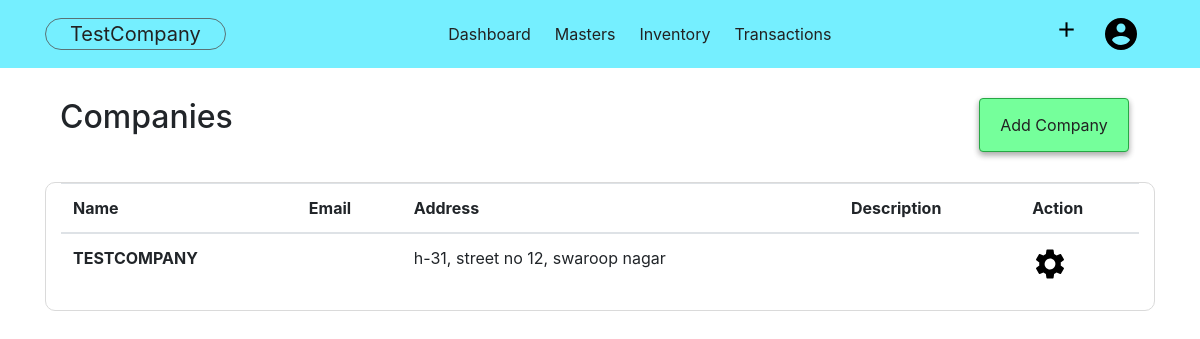
Page /company (signed in) on the earlier database version.
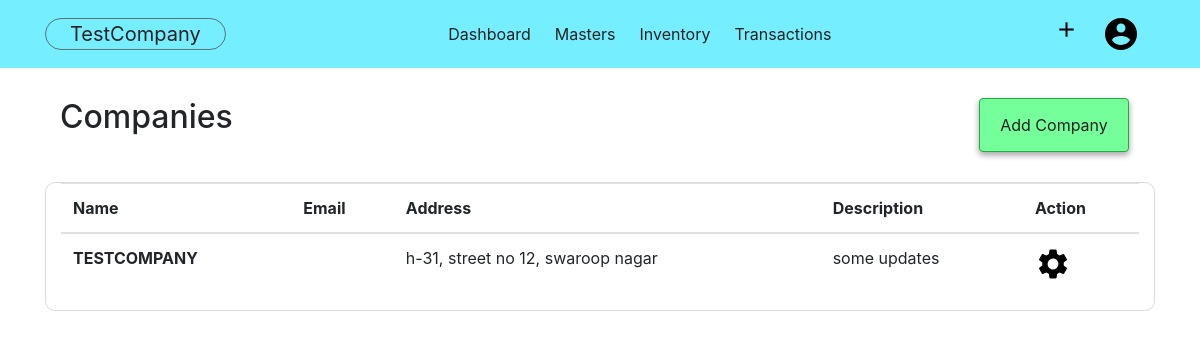
Same page on the later database version.
### acsystem/models.py (models this page shows)
class Company(db.Model):
    id = db.Column(db.Integer, primary_key=True)
    companyname = db.Column(db.String(80), unique=True, nullable=False)
    mailingname = db.Column(db.String(80), nullable = False)
    address = db.Column(db.String(100), nullable=False)
    country = db.Column(db.String(40), nullable=False)
    state = db.Column(db.String(40), nullable=False)
    pin = db.Column(db.Integer)
    email = db.Column(db.String(60))
    phoneno = db.Column(db.Integer)
    website = db.Column(db.String(60))
    datecreated = db.Column(db.DateTime, default = datetime.utcnow, nullable=False)
    financialyear = db.Column(db.DateTime, nullable=False)
    booksbegin = db.Column(db.DateTime, nullable=False)
    invoiceno = db.Column(db.Integer, default=0)
    gstno = db.Column(db.Integer)
    description = db.Column(db.Text)
    customers = db.relationship('Customer', backref='undercompany', lazy=True, cascade="all, delete-orphan")
    suppliers = db.relationship('Supplier', backref='undercompany', lazy=True, cascade="all, delete-orphan")
    groups = db.relationship('Group', backref='undercompany', lazy=True, cascade="all, delete-orphan")
    ledgers = db.relationship('Ledger', backref='undercompany', lazy=True, cascade="all, delete-orphan")
    productcategories = db.relationship('Productcategory', backref='undercompany', lazy=True, cascade="all, delete-orphan")
    products = db.relationship('Product', backref='undercompany', lazy=True, cascade="all, delete-orphan")
    units = db.relationship('Unit', backref='undercompany', lazy=True, cascade="all, delete-orphan")
    sale = db.relationship('Sales', backref='undercompany', lazy=True, cascade="all, delete-orphan")
    user_id = db.Column(db.Integer, db.ForeignKey('user.id', ondelete="CASCADE"), nullable=False)
    def __repr__(self):
        return f"Company('{self.companyname}', '{self.owner.first}')"

### acsystem/company/routes.py (the view)
@company.route("/company")
@login_required
def companies():
    companies = Company.query.filter_by(owner = current_user).order_by(Company.datecreated.desc())
    activecomp = Company.query.get(current_user.activecompany)
    return render_template("companytemplate/companies.html", title="Company", companies = companies, activecomp = activecomp)

### acsystem/models.py (called while the page is built)
@login_manager.user_loader
def load_user(user_id):
    return User.query.get(int(user_id))

### acsystem/templates/companytemplate/companies.html
{% extends "layout.html"%}
{% block content %}
<div class="container">
    <div class="container-fluid">
        <h2 class="float-left">Companies</h2>
        <ul class="nav justify-content-end">
            <li class="btn btn-success float-right">
                <a class="nav-link" href="{{ url_for('company.addcompany') }}">Add Company</a>
            </li>
        </ul>
    </div>
    <div class="container-fluid" style="border:1px solid rgb(218, 218, 218); border-radius:10px;">
        <table class="table table-hover">
            <thead>
                <tr>
                    <th scope="col">Name</th>
                    <th scope="col">Email</th>
                    <th scope="col">Address</th>
                    <th scope="col">Description</th>
                    <th scope="col">Action</th>
                </tr>
            </thead>
            <tbody>
                {% for company in companies %}
                <tr>
                    {% if company.id != activecomp.id %}
                    <th scope="row"> <a href="{{url_for('company.activatecompany', compid= company.id) }}"
                            style="color:rgb(41, 41, 41); display:block;">{{company.companyname }}</a> </th>
                    <td>{{ company.email }}</td>
                    <td>{{ company.address }}</td>
                    <td>{{ company.description }}</td>
                    <td></td>
                    {% else %}
                    <th scope="row" style="text-transform:uppercase;"> {{company.companyname }}</th>
                    <td>{{ company.email }}</td>
                    <td>{{ company.address }}</td>
                    <td>{{ company.description }}</td>
                    <td>
                        <a href="{{ url_for('company.showcompany', compid = company.id) }}">
                            <img src="{{ url_for('static',filename='images/setting.png') }}" alt="Setting">
                        </a>
                    </td>
                </tr>
                {% endif %}
                {% endfor %}
            </tbody>
        </table>
    </div>
</div>
{% endblock content %}

### acsystem/templates/layout.html (shortened to what this page needs)
{% extends "header.html" %}
{% block body %}
<nav class="navbar navbar-expand-lg">
    <div class="container">
        <ul class="navbar-nav">
            <li>
                {% if activecomp %}
                <a class="navbar-brand" href="{{ url_for('company.companies') }}">{{ activecomp.companyname }} </a>
                {% else %}
                <a class="navbar-brand" href="{{ url_for('company.companies') }}">Select Company </a>
                {% endif %}
            </li>
        </ul>
        <ul class="navbar-nav">
            <li class="nav-item">
                <a class="nav-link" href="{{ url_for('users.dashboard')}}">Dashboard</a>
            </li>
            <li class="nav-item dropdown">
                <a class="nav-link dropdown-toggle" href="#" id="drop1" data-toggle="dropdown">
                    Masters
                </a>
            </li>
            <li class="nav-item dropdown">
                <a class="nav-link dropdown-toggle" href="#" id="drop2" data-toggle="dropdown">
                    Inventory
                </a>
            </li>
            <li class="nav-item dropdown">
                <a class="nav-link dropdown-toggle" href="#" id="drop2" data-toggle="dropdown">
                    Transactions
                </a>
            </li>
        </ul>
        <ul class="navbar-nav">
            <li class="nav-item dropdown">
                <a class="nav-link dropdown-toggle" href="#" id="dropadd" data-toggle="dropdown">
                    <img src="{{url_for('static', filename='images/add.png')}}" alt="+" width="25px;"></a>
            </li>
            <li class="nav-item dropdown">
                <a class="nav-link dropdown-toggle" href="#" id="dropaccount" data-toggle="dropdown">
                    <img src="{{ url_for('static', filename='images/user.png')}}" alt="Account">
                </a>
            </li>
        </ul>
    </div>
</nav>
    {% block content%} {% endblock %}
{% endblock %}

Differences in the rows shown:
changed Company "TESTCOMPANY": description (not shown) → "some updates"
